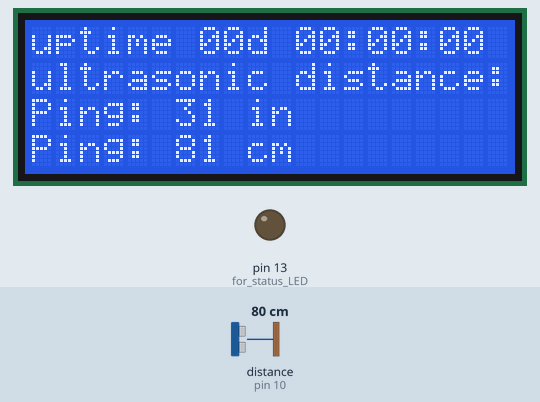
This sketch was run on a simulated Arduino Uno, built with avr-gcc and run on an emulated ATmega328P. Parts: 20×4 character LCD, output pins drawn as LEDs (lit = HIGH). The inputs (shaded band) are chosen by the test bench; at power-on: distance to the obstacle (sensor on pin 10) 80 cm. The echo pulse lasts 58.3 µs per cm; what the sketch prints to the serial monitor is not drawn.

Above: at 1.3 s.
1.4 s: distance to the obstacle (sensor on pin 10) set to 2 cm
At 2.0 s:
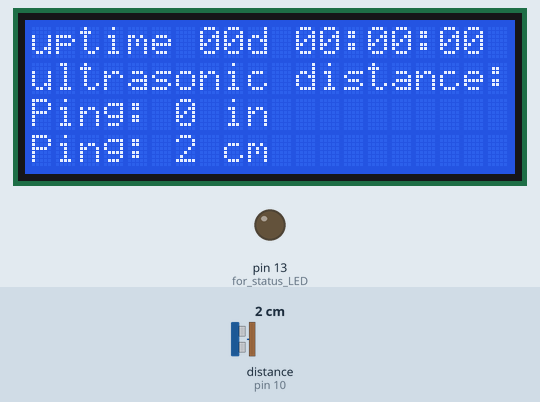
3.0 s: distance to the obstacle (sensor on pin 10) set to 4 cm
At 4.1 s:
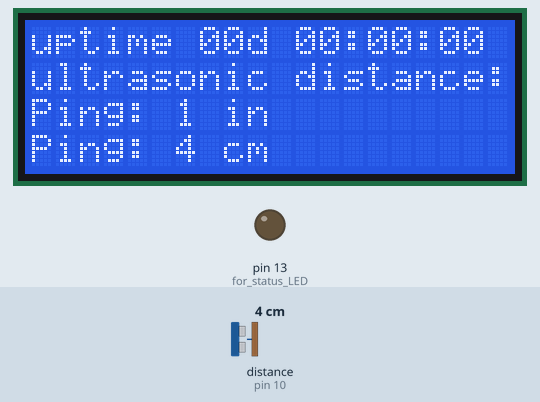
4.6 s: distance to the obstacle (sensor on pin 10) set to 9 cm
At 5.3 s:
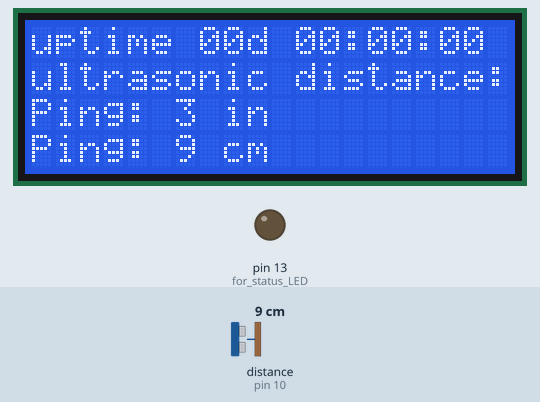
Timing chart, 0 to 7.6 s (numbered marks = the images above; inputs shaded):
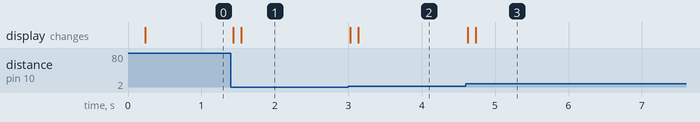

Measured:
- after the input at 1.4 s, the display: first changes at once (image 1 shows a later state)
- after the input at 3.0 s, the display: first changes at once (image 2 shows a later state)
- after the input at 4.6 s, the display: first changes at once (image 3 shows a later state)

The sketch:

ultrasonic_lcd2004_deutsch.ino
```cpp
#include <Wire.h>
#include <hd44780.h>
#include <hd44780ioClass/hd44780_I2Cexp.h> // include i/o class header
#include <NewPing.h>

#define  TRIGGER_PIN  11
#define  ECHO_PIN     10
#define MAX_DISTANCE 350 // Maximum distance we want to ping for (in centimeters).
                         // Maximum sensor distance is rated at 400-500cm.

int DistanceIn;
int DistanceCm;

unsigned long time;
int days = 0;
int hours = 0;
int minutes = 0;
boolean show_uptime = false;

NewPing sonar(TRIGGER_PIN, ECHO_PIN, MAX_DISTANCE);

hd44780_I2Cexp lcd; // declare lcd object: auto locate & config display for hd44780 chip

void setup()
{
  Serial.begin(57600);  // start serial to PC
  Serial.println("Ultrasonic Distance Measurement");
  pinMode(13, OUTPUT); // for status LED
  time = millis();

  // initialize LCD with number of columns and rows:
  lcd.begin(20, 4);

  // Print a message to the LCD
  lcd.setCursor(0,0);
  lcd.print("uptime 00d 00:00:00 ");
  lcd.setCursor(0,1);
  lcd.print("ultrasonic distance:");
}

void uptime() {
  if( millis() - time > 60000 ) { // a minute has passed!
    time = millis();
    minutes++;
    if( minutes > 60) {
      minutes = 0;
      hours++;
    }
    if( hours > 24) {
      hours = 0;
      days++;
    }
    lcd.setCursor(0, 0);
    lcd.print("up ");
    lcd.print(days);
    lcd.print("d ");
    lcd.print(hours);
    lcd.print("h ");
    lcd.print(minutes);
    lcd.print("min   ");
    show_uptime = true;
  }
  if( millis() - time < 0 ) { // rollover happened after unsigned long 4294967295 milliseconds = 49.71 days
    time = millis();
  }
  if(( millis() - time > 2500 ) && show_uptime == true) { // uptime shown for 1.5 seconds
    show_uptime = false;
    lcd.setCursor(0,0);
    lcd.print("Place your IDtag");
  }
}

void distance() {
   DistanceIn = sonar.ping_in();
   lcd.setCursor(0,2);
   lcd.print("Ping: ");
   lcd.print(DistanceIn);  // Konvertiert die Ping Zeit in die Entfernung und gibt das Resultat über die Serielleschnittstelle zurück
                            // (0 = outside set distance range, no ping echo)
   lcd.print(" in     ");

   delay(100);  // Wartet 100 Milisekunden zwischen den Pings (ca. 10 Pings pro Sekunde). 29 Millisekunden ist der kürzest mögliche Delay zwischen zwei Pings.
   DistanceCm = sonar.ping_cm();
   lcd.setCursor(0,3);
   lcd.print("Ping: ");
   lcd.print(DistanceCm);
   lcd.print(" cm  ");
}

void proximity() {
  // mach etwas!
}

void loop()
{
  distance();
  proximity();
  uptime();
  delay(100);   // Wartet 100 Milisekunden zwischen den Pings (ca. 10 Pings pro Sekunde). 29 Millisekunden ist der kürzest mögliche Delay zwischen zwei Pings.
}
```
